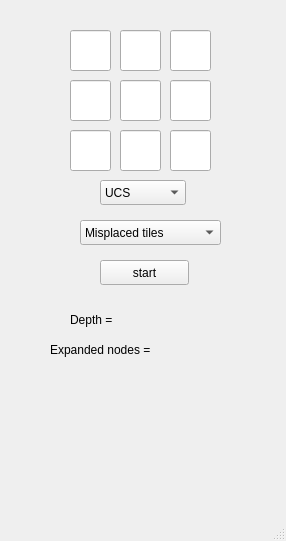
<?xml version="1.0" encoding="UTF-8"?>
<ui version="4.0">
 <class>MainWindow</class>
 <widget class="QMainWindow" name="MainWindow">
  <property name="geometry">
   <rect>
    <x>0</x>
    <y>0</y>
    <width>286</width>
    <height>541</height>
   </rect>
  </property>
  <property name="windowTitle">
   <string>MainWindow</string>
  </property>
  <widget class="QWidget" name="centralwidget">
   <widget class="QPushButton" name="StartButton">
    <property name="geometry">
     <rect>
      <x>100</x>
      <y>260</y>
      <width>89</width>
      <height>25</height>
     </rect>
    </property>
    <property name="text">
     <string>start</string>
    </property>
   </widget>
   <widget class="KComboBox" name="Box_1">
    <property name="geometry">
     <rect>
      <x>100</x>
      <y>180</y>
      <width>86</width>
      <height>25</height>
     </rect>
    </property>
    <item>
     <property name="text">
      <string>UCS</string>
     </property>
    </item>
    <item>
     <property name="text">
      <string>IDS</string>
     </property>
    </item>
    <item>
     <property name="text">
      <string>A*</string>
     </property>
    </item>
    <item>
     <property name="text">
      <string>IDA*</string>
     </property>
    </item>
   </widget>
   <widget class="KComboBox" name="Box_2">
    <property name="geometry">
     <rect>
      <x>80</x>
      <y>220</y>
      <width>141</width>
      <height>25</height>
     </rect>
    </property>
    <item>
     <property name="text">
      <string>Misplaced tiles</string>
     </property>
    </item>
    <item>
     <property name="text">
      <string>Manhattan distance</string>
     </property>
    </item>
   </widget>
   <widget class="QLineEdit" name="lineEdit">
    <property name="geometry">
     <rect>
      <x>70</x>
      <y>30</y>
      <width>41</width>
      <height>41</height>
     </rect>
    </property>
    <property name="toolTip">
     <string>&lt;html&gt;&lt;head/&gt;&lt;body&gt;&lt;p align=&quot;center&quot;&gt;&lt;br/&gt;&lt;/p&gt;&lt;/body&gt;&lt;/html&gt;</string>
    </property>
    <property name="text">
     <string/>
    </property>
   </widget>
   <widget class="QLineEdit" name="lineEdit_2">
    <property name="geometry">
     <rect>
      <x>120</x>
      <y>30</y>
      <width>41</width>
      <height>41</height>
     </rect>
    </property>
   </widget>
   <widget class="QLineEdit" name="lineEdit_3">
    <property name="geometry">
     <rect>
      <x>170</x>
      <y>30</y>
      <width>41</width>
      <height>41</height>
     </rect>
    </property>
   </widget>
   <widget class="QLineEdit" name="lineEdit_4">
    <property name="geometry">
     <rect>
      <x>70</x>
      <y>80</y>
      <width>41</width>
      <height>41</height>
     </rect>
    </property>
   </widget>
   <widget class="QLineEdit" name="lineEdit_5">
    <property name="geometry">
     <rect>
      <x>120</x>
      <y>80</y>
      <width>41</width>
      <height>41</height>
     </rect>
    </property>
   </widget>
   <widget class="QLineEdit" name="lineEdit_6">
    <property name="geometry">
     <rect>
      <x>170</x>
      <y>80</y>
      <width>41</width>
      <height>41</height>
     </rect>
    </property>
   </widget>
   <widget class="QLineEdit" name="lineEdit_7">
    <property name="geometry">
     <rect>
      <x>70</x>
      <y>130</y>
      <width>41</width>
      <height>41</height>
     </rect>
    </property>
   </widget>
   <widget class="QLineEdit" name="lineEdit_8">
    <property name="geometry">
     <rect>
      <x>120</x>
      <y>130</y>
      <width>41</width>
      <height>41</height>
     </rect>
    </property>
    <property name="toolTip">
     <string>&lt;html&gt;&lt;head/&gt;&lt;body&gt;&lt;p align=&quot;center&quot;&gt;&lt;span style=&quot; font-size:22pt;&quot;&gt;&lt;br/&gt;&lt;/span&gt;&lt;/p&gt;&lt;/body&gt;&lt;/html&gt;</string>
    </property>
    <property name="text">
     <string/>
    </property>
   </widget>
   <widget class="QLineEdit" name="lineEdit_9">
    <property name="geometry">
     <rect>
      <x>170</x>
      <y>130</y>
      <width>41</width>
      <height>41</height>
     </rect>
    </property>
   </widget>
   <widget class="QLabel" name="label">
    <property name="geometry">
     <rect>
      <x>70</x>
      <y>310</y>
      <width>81</width>
      <height>20</height>
     </rect>
    </property>
    <property name="text">
     <string>Depth = </string>
    </property>
   </widget>
   <widget class="QLabel" name="label_2">
    <property name="geometry">
     <rect>
      <x>50</x>
      <y>340</y>
      <width>141</width>
      <height>20</height>
     </rect>
    </property>
    <property name="text">
     <string>Expanded nodes = </string>
    </property>
   </widget>
  </widget>
  <widget class="QMenuBar" name="menubar">
   <property name="geometry">
    <rect>
     <x>0</x>
     <y>0</y>
     <width>286</width>
     <height>22</height>
    </rect>
   </property>
  </widget>
  <widget class="QStatusBar" name="statusbar"/>
 </widget>
 <customwidgets>
  <customwidget>
   <class>KComboBox</class>
   <extends>QComboBox</extends>
   <header>kcombobox.h</header>
  </customwidget>
 </customwidgets>
 <resources/>
 <connections/>
</ui>
